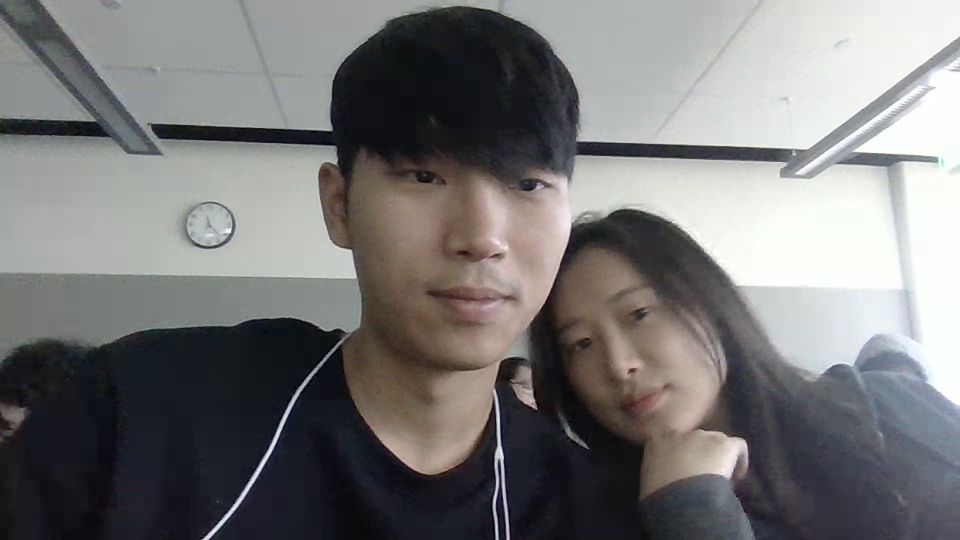
#> input picture frame 2 of cst205 so far/what2.webm, 960 x 540 px
$ python hello2.py
#> lines starting #> are read from the running program, lines starting #| are printed output that depends on the picture
import numpy as np
import cv2
my_video = cv2.VideoCapture('what2.webm')
frame_rate = my_video.get(cv2.CAP_PROP_FPS)
wait_value = int(1000/frame_rate)
while True:
	ret, frame = my_video.read()
#> frame is the input picture: shape (540, 960, 3); mean B, G, R 118.2, 118.3, 119

	if ret:
 		# CIE XYZ color space Recommendation BT.709 with D65 white point
		cie_xyz = cv2.applyColorMap(frame, cv2.COLORMAP_RAINBOW)
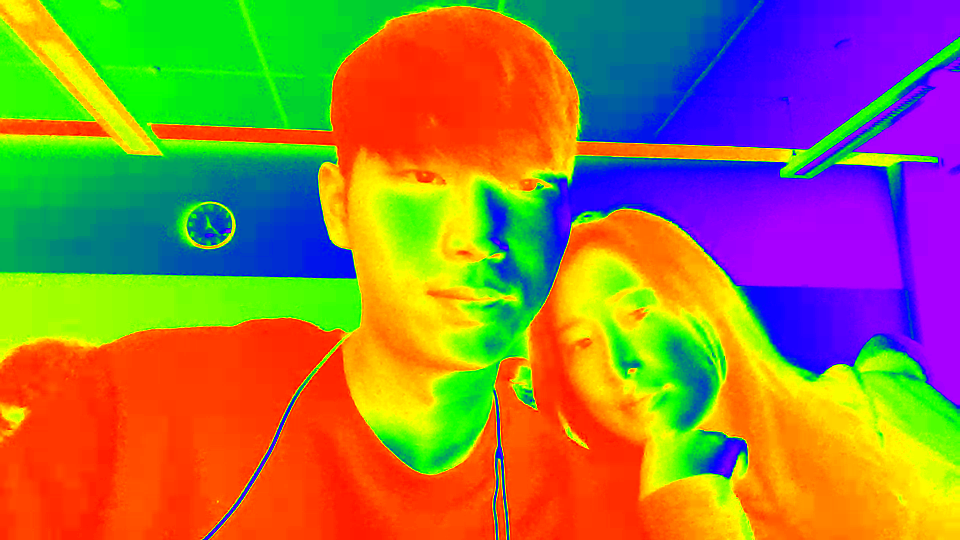
#> cie_xyz: shape (540, 960, 3); mean B, G, R 66, 122.7, 151.4
		cv2.imshow('Missing Stapler', cie_xyz)
		cv2.waitKey(wait_value)
	else:
 		break

$ run again, starting later in the video
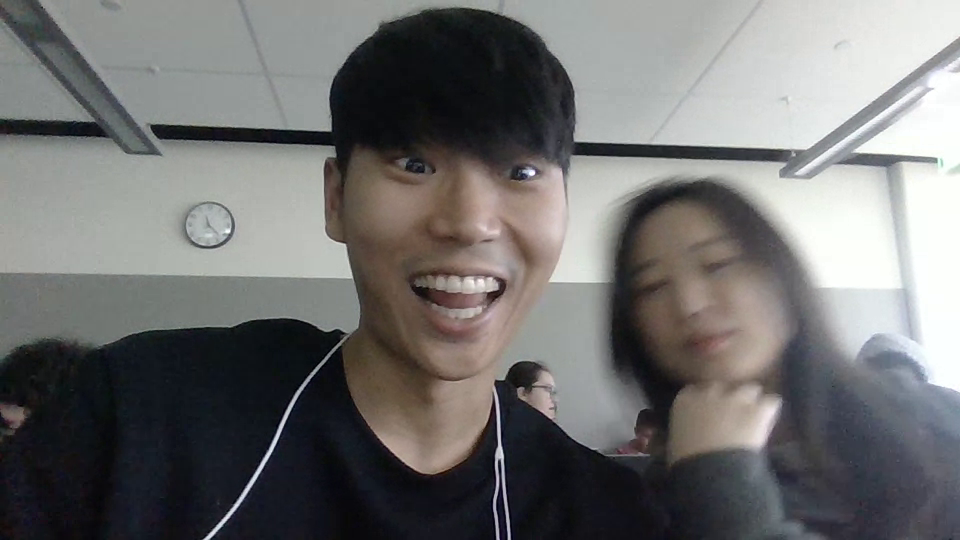
#> input picture frame 11 of cst205 so far/what2.webm, 960 x 540 px
#> frame is the input picture: shape (540, 960, 3); mean B, G, R 111.4, 111.9, 112.3
#> `cie_xyz = cv2.applyColorMap(frame, cv2.COLORMAP_RAINBOW)`:
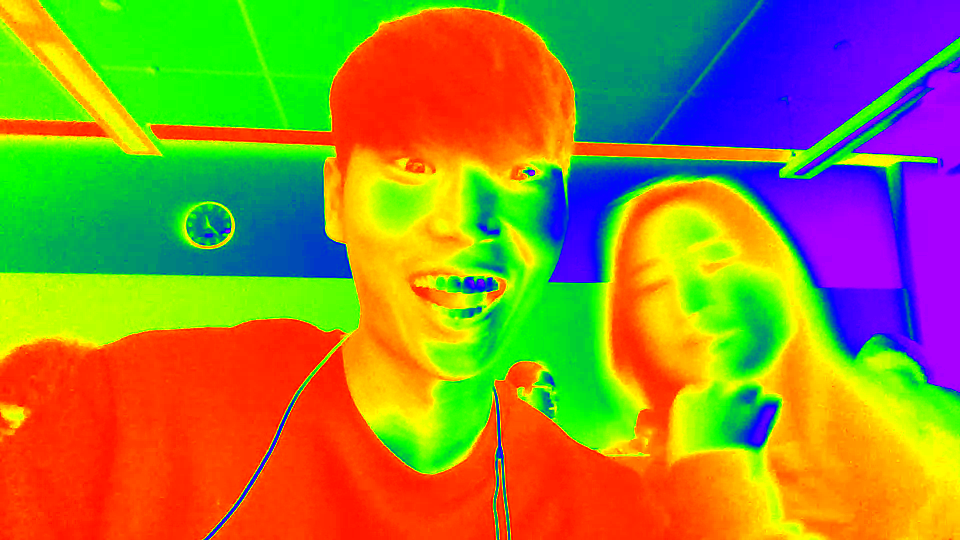
#> cie_xyz: shape (540, 960, 3); mean B, G, R 51.7, 134.5, 150.3

$ run again, starting later in the video
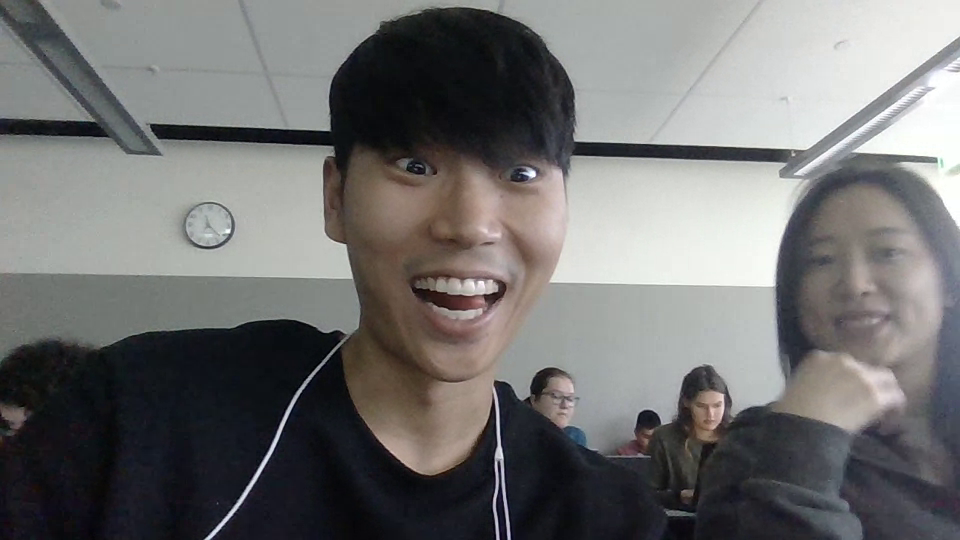
#> input picture frame 20 of cst205 so far/what2.webm, 960 x 540 px
#> frame is the input picture: shape (540, 960, 3); mean B, G, R 112.4, 112.7, 113.1
#> `cie_xyz = cv2.applyColorMap(frame, cv2.COLORMAP_RAINBOW)`:
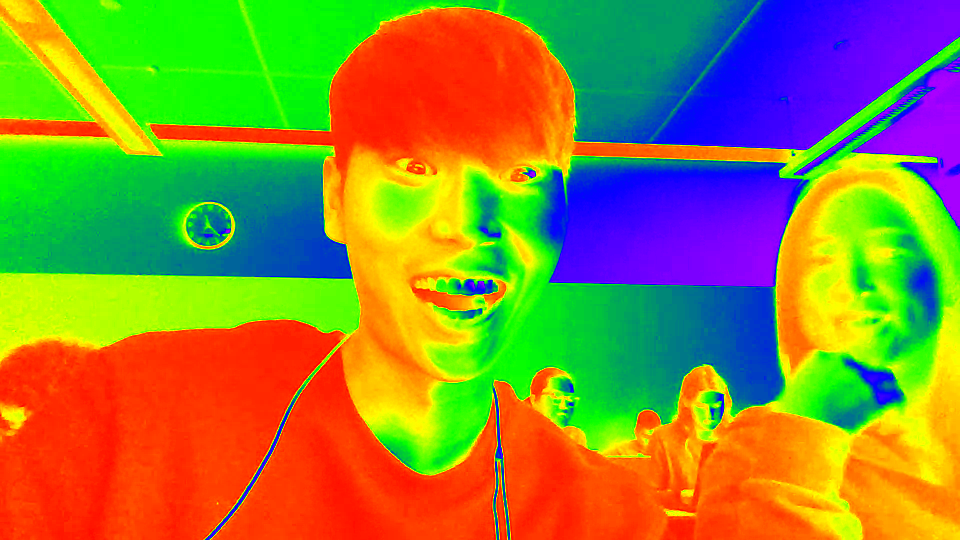
#> cie_xyz: shape (540, 960, 3); mean B, G, R 52.8, 134.5, 142.4
